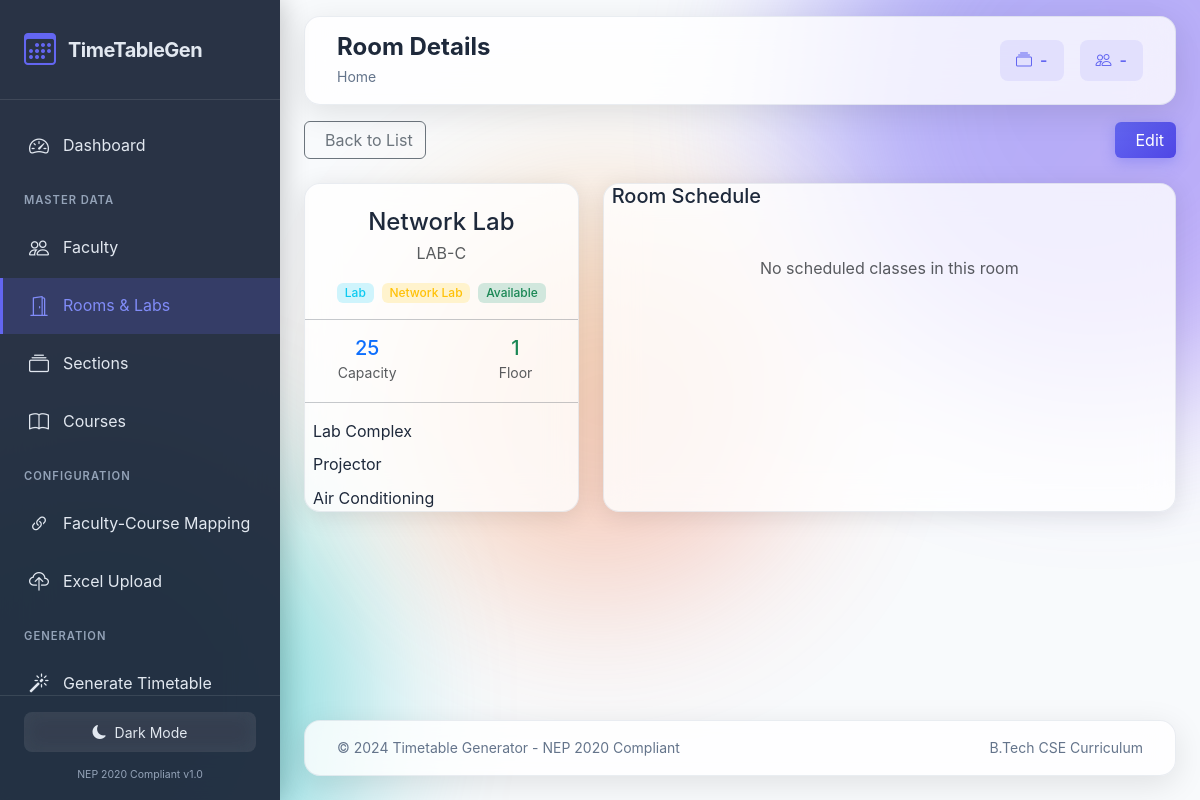
Screenshot of /rooms/view/7 with the database file from the repository.
### app/models/room.py (models this page shows, shortened)
class Room(db.Model):
    __tablename__ = 'rooms'
    id = db.Column(db.Integer, primary_key=True)
    room_id = db.Column(db.String(20), unique=True, nullable=False)
    name = db.Column(db.String(100), nullable=False)
    building = db.Column(db.String(50), nullable=True)
    floor = db.Column(db.Integer, nullable=True)
    capacity = db.Column(db.Integer, nullable=False, default=60)
    room_type = db.Column(db.String(20), nullable=False, default='Classroom')  # Classroom, Lab
    lab_type = db.Column(db.String(50), nullable=True)  # Computer, Physics, Chemistry, etc.
    has_projector = db.Column(db.Boolean, default=True)
    has_ac = db.Column(db.Boolean, default=False)
    is_available = db.Column(db.Boolean, default=True)
    created_at = db.Column(db.DateTime, default=datetime.utcnow)
    updated_at = db.Column(db.DateTime, default=datetime.utcnow, onupdate=datetime.utcnow)
    timetable_entries = db.relationship('Timetable', backref='room', lazy='dynamic')
    @property
    def is_lab(self):
        return self.room_type == 'Lab'

### app/routes/room.py (the view)
@room_bp.route('/view/<int:id>')
def view_room(id):
    room = Room.query.get_or_404(id)
    entries = Timetable.query.filter_by(room_id=id).all()
    return render_template('room/view.html', room=room, entries=entries)

### app/templates/room/view.html (shortened to what this page needs)
{% extends "base.html" %}
{% block page_title %}Room Details{% endblock %}
{% block content %}
<div class="row mb-4" data-aos="fade-down">
    <div class="col-12">
        <div class="d-flex flex-wrap justify-content-between align-items-center gap-3">
            <div>
                <a href="{{ url_for('room.list_rooms') }}" class="btn btn-outline-secondary">
                    Back to List
                </a>
            </div>
            <div>
                <a href="{{ url_for('room.edit_room', id=room.id) }}" class="btn btn-primary">
                    Edit
                </a>
            </div>
        </div>
    </div>
</div>
<div class="row g-4">
    <div class="col-lg-4" data-aos="fade-right">
        <div class="glass-card h-100">
            <div class="card-body">
                <h4 class="text-center mb-1">{{ room.name }}</h4>
                <p class="text-muted text-center mb-3">{{ room.room_id }}</p>
                <div class="d-flex justify-content-center gap-2 mb-3">
                    <span class="badge bg-{{ 'info' if room.is_lab else 'primary' }}-subtle text-{{ 'info' if room.is_lab else 'primary' }}">
                        {{ room.room_type }}
                    </span>
                    {% if room.lab_type %}
                    <span class="badge bg-warning-subtle text-warning">{{ room.lab_type }}</span>
                    {% endif %}
                    <span class="badge bg-{{ 'success' if room.is_available else 'danger' }}-subtle text-{{ 'success' if room.is_available else 'danger' }}">
                        {{ 'Available' if room.is_available else 'Unavailable' }}
                    </span>
                </div>
                <hr>
                <div class="row text-center">
                    <div class="col-6">
                        <h5 class="mb-0 text-primary">{{ room.capacity }}</h5>
                        <small class="text-muted">Capacity</small>
                    </div>
                    <div class="col-6">
                        <h5 class="mb-0 text-success">{{ room.floor or '-' }}</h5>
                        <small class="text-muted">Floor</small>
                    </div>
                </div>
                <hr>
                <div class="text-start">
                    {% if room.building %}
                    <p class="mb-2">
                        {{ room.building }}
                    </p>
                    {% endif %}
                    <p class="mb-2">
                        Projector
                    </p>
                    <p class="mb-0">
                        Air Conditioning
                    </p>
                </div>
            </div>
        </div>
    </div>
    <div class="col-lg-8" data-aos="fade-left">
        <div class="glass-card h-100">
            <div class="card-header bg-transparent">
                <h5 class="mb-0">Room Schedule</h5>
            </div>
            <div class="card-body">
                {% if entries %}
                <div class="table-responsive">
                    <table class="table table-hover">
                        <thead>
                            <tr>
                                <th>Day</th>
                                <th>Time</th>
                                <th>Course</th>
                                <th>Section</th>
                                <th>Faculty</th>
                            </tr>
                        </thead>
                        <tbody>
                            {% for entry in entries %}
                            <tr>
                                <td>{{ entry.day }}</td>
                                <td>{{ entry.start_time }} - {{ entry.end_time }}</td>
                                <td>
                                    <span class="badge bg-secondary me-1">{{ entry.course.code }}</span>
                                    {{ entry.course.name }}
                                </td>
                                <td>Sem {{ entry.section.semester }} - {{ entry.section.name }}</td>
                                <td>{{ entry.faculty.name }}</td>
                            </tr>
                            {% endfor %}
                        </tbody>
                    </table>
                </div>
                {% else %}
                <div class="text-center text-muted py-5">
                    <p class="mb-0">No scheduled classes in this room</p>
                </div>
                {% endif %}
            </div>
        </div>
    </div>
</div>
{% endblock %}

### app/static/css/main.css (style rules this page uses)
:root { --primary: #6366f1; --primary-dark: #4f46e5; --primary-light: #818cf8; --secondary: #64748b; --success: #10b981; --warning: #f59e0b; --danger: #ef4444; --info: #06b6d4; --purple: #8b5cf6; --bg-primary: #f8fafc; --bg-secondary: #f1f5f9; --bg-card: rgba(255, 255, 255, 0.8); --text-primary: #1e293b; --text-secondary: #64748b; --text-muted: #94a3b8; --border-color: rgba(148, 163, 184, 0.2); --shadow-color: rgba(0, 0, 0, 0.1); --sidebar-width: 280px; --sidebar-collapsed-width: 80px; --sidebar-bg: rgba(30, 41, 59, 0.95); --sidebar-text: #e2e8f0; --sidebar-active: #6366f1; --transition-fast: 0.15s ease; --transition-normal: 0.3s ease; --transition-slow: 0.5s ease; --radius-sm: 8px; --radius-md: 12px; --radius-lg: 16px; --radius-xl: 24px; }
* { margin: 0; padding: 0; box-sizing: border-box; }
html { scroll-behavior: smooth; }
body { font-family: 'Inter', -apple-system, BlinkMacSystemFont, 'Segoe UI', Roboto, sans-serif; background: var(--bg-primary); color: var(--text-primary); line-height: 1.6; overflow-x: hidden; min-height: 100vh; }
.btn-primary { background: linear-gradient(135deg, var(--primary), var(--primary-dark)); border: none; box-shadow: 0 4px 14px rgba(99, 102, 241, 0.4); }
.badge { padding: 0.35em 0.65em; font-weight: 500; }

### app/static/css/glassmorphism.css (style rules this page uses)
.glass-card { background: var(--bg-card); backdrop-filter: blur(16px); -webkit-backdrop-filter: blur(16px); border: 1px solid var(--border-color); border-radius: var(--radius-lg); box-shadow: 0 4px 24px var(--shadow-color), inset 0 1px 0 rgba(255, 255, 255, 0.1); transition: transform var(--transition-fast), box-shadow var(--transition-fast); }

### app/static/css/animations.css (style rules this page uses)
[data-aos="fade-down"] { transform: translateY(-30px); opacity: 0; transition-property: transform, opacity; }
[data-aos="fade-down"].aos-animate { transform: translateY(0); opacity: 1; }
[data-aos="fade-left"] { transform: translateX(30px); opacity: 0; transition-property: transform, opacity; }
[data-aos="fade-left"].aos-animate { transform: translateX(0); opacity: 1; }
[data-aos="fade-right"] { transform: translateX(-30px); opacity: 0; transition-property: transform, opacity; }
[data-aos="fade-right"].aos-animate { transform: translateX(0); opacity: 1; }

### rows the page displays
Room: name "Network Lab", room_id "LAB-C", room_type "Lab", lab_type "Network Lab", is_available "Available", capacity "25", floor "1", building "Lab Complex"
